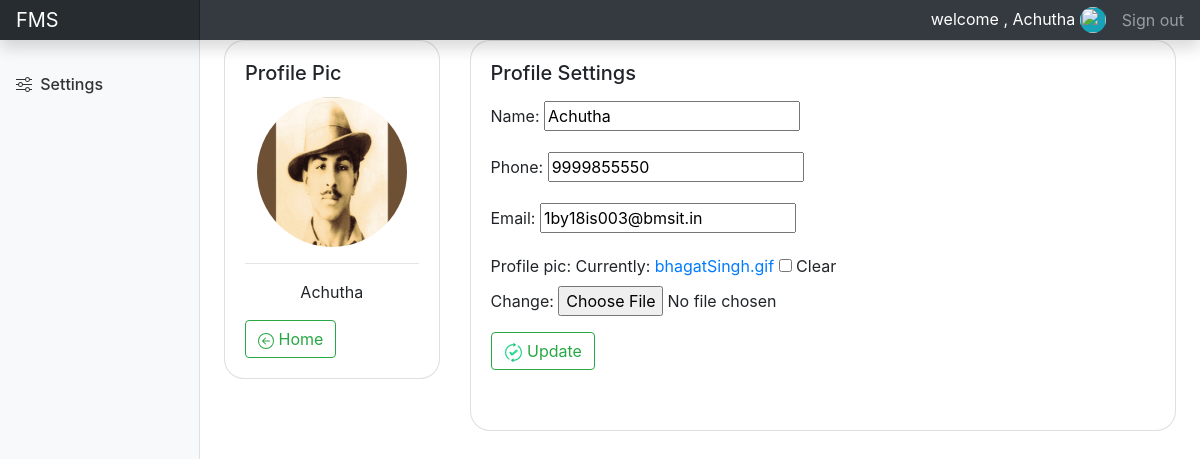
The app's page /profile/ (signed in) with its own data.
### accounts/models.py (models this page shows, shortened)
class Student(models.Model):
	BRANCH = (
		('CSE','CSE'),
		('ISE','ISE'),
		('ME','ME'),
		('CVE','CVE'),
		('ECE','ECE'),
		('EEE','EEE'),
		('Aeronautical/ Aerospace Eng','AE'),
		('Artificial Intelligence Eng','AIE'),
		)
	CATEGORY1 = (
		('KCET','KCET'),
		('COMEDK','COMEDK'),
		('MANAGEMENT','MANAGEMENT')
		)
	EDUCATIONAL_LEVEL = (
		('12','12'),
		('DIPLOMA','DIPLOMA'),
		)
	GENDER = (
		('MALE','M'),
		('FEMALE','F'),
		('OTHER','O')
		)
	user = models.OneToOneField(User, null=True, blank=True, on_delete=models.CASCADE)
	name = models.CharField(max_length=200, null=True)
	usn = models.CharField(max_length=200, unique=True, null=True)
	phone = models.CharField(max_length=200, null=True)
	email = models.CharField(max_length=200, null=True)
	father_name = models.CharField(max_length=50, null=True, blank=True)
	dob = models.DateField(null=True,blank=True)
	nationality = models.CharField(max_length=20, null=True, blank=True)
	gender = models.CharField(max_length=10, null=True, choices=GENDER)
	ad_date = models.DateField(null=True, blank=True)
	batch = models.CharField(max_length=10)
	branch = models.CharField(max_length=50, choices=BRANCH)
	sem = models.CharField(max_length=5)
	profile_pic = models.ImageField(default="default_profile_pic.png",null=True, blank=True)
	category = models.CharField(max_length=20, choices=CATEGORY1)
	ed_level = models.CharField(max_length=20, choices=EDUCATIONAL_LEVEL)
	attendence = models.IntegerField(null=True, blank=True)
	cgpa = models.FloatField(null=True, blank=True)
	created_at = models.DateTimeField(auto_now_add=True, null=True)
	updated_at = models.DateTimeField(auto_now=True, null=True)

### accounts/decorators.py (the view)
		def wrapper_func(request, *args, **kwargs):
			group = None;
			if request.user.groups.exists():
				group = request.user.groups.all()[0].name
			if group in allowed_roles:
				return view_func(request, *args, **kwargs)
			else:
				return HttpResponse("U are not authorized to view this page")

### accounts/forms.py
class ProfileForm(ModelForm):
	class Meta:
		model = Student
		fields = ['name','phone','email','profile_pic']
		exclude = ['user']

### accounts/views.py (called while the page is built)
@login_required(login_url='login')
@allowed_users(allowed_roles=['student'])
def profileSettings(request):
	student = request.user.student
	form = ProfileForm(instance=student)
	if request.method == 'POST':
		form = ProfileForm(request.POST, request.FILES, instance=student)
		if form.is_valid():
			form.save()
	context = {'form':form, 'student':student}
	return render(request, 'accounts/profile_page.html', context)

### accounts/templates/accounts/profile_page.html (shortened to what this page needs)
{% extends 'accounts/main.html' %}
{% load static %}
	{% block content %}
	<br>
	<div class="col-md-9 ml-sm-auto col-lg-10 px-md-4">
		<div class="row">
			<div class="col-sm-3">
				<div class="card" style="border-radius:20px;">
			  		<div class="card-body">
			  			<h5 class="card-title">Profile Pic</h5>
			  			<img class="rounded-circle mx-auto d-block" width="150px" height="150px" src="{{request.user.student.profile_pic.url}}">
			  			<hr>
				    	<p class="card-text text-center text-capitalize">{{user}}</p>
				    	<a href="{% url 'userPage' %}" class="btn btn-outline-success">
							<span style="padding-top:1px"> Home</span>
						</a>
			  		</div>
				</div>
			</div>
			<div class="col-sm-9">
				<div class="card" style="border-radius:20px;">
			  		<div class="card-body">
				   		<h5 class="card-title">Profile Settings</h5>
				    	<p class="card-text">
				    		<form method="POST" action="" id="profile_update_form" enctype="multipart/form-data">
				    			{{form.as_p}}
				    		</form>
				    		<button  class="btn btn-outline-success" type="submit" form="profile_update_form" value="Submit"><img src="{% static 'images/update_profile.svg' %}" width="19" height="19"> Update
				    		</button>
				    	</p>
				    	<br>
			  		</div>
				</div>
			</div>
		</div>
	</div>
	{% endblock %}

### accounts/templates/accounts/navbar.html (shortened to what this page needs)
{% load static %}
 <nav class="navbar navbar-dark sticky-top bg-dark flex-md-nowrap p-0 shadow">
    <a class="navbar-brand col-md-3 col-lg-2 mr-0 px-3" href="#">FMS</a>
    <span class="ml-auto" style="color:#fff;">welcome , {{request.user}}
      {% if request.user.student.gender == "MALE" %}
        <img class="rounded-circle border-light bg-info" src="https://icon-library.net//images/boy-icon-png/boy-icon-png-10.jpg" width="26px" height="26px" /></a>
      {% else %}
        <img class="rounded-circle border-light bg-warning" src="https://img.pngio.com/social-user-woman-avatar-profile-icon-female-profile-png-512_512.png" width="26px" height="26px">
      {% endif %}
    </span>
    <ul class="navbar-nav px-3">
      <li class="nav-item">
        <a class="nav-link" href="{% url 'logout' %}">Sign out</a>
      </li>
    </ul>
  </nav>

### static/css/dashboard.css (style rules this page uses)
body { font-size: .875rem; background-color: #c4c4c4; }
.navbar-brand { padding-top: .75rem; padding-bottom: .75rem; font-size: 1rem; background-color: rgba(0, 0, 0, .25); box-shadow: inset -1px 0 0 rgba(0, 0, 0, .25); }

### accounts/templates/accounts/main.html (style rules this page uses)
html { position: relative; min-height: 100%; }

### records on screen
Student: name "Achutha", phone "9999855550", email "1by18is003@bmsit.in"

### other values on screen
{{ request.user }} "Achutha"
{{ user }} "Achutha"
